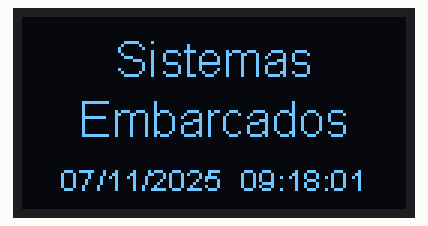
This sketch was run on a simulated ESP32. Shown: 128×64 one-colour display. What the sketch prints to the serial monitor is not drawn.

Above: at 1.1 s.
At 6.1 s:
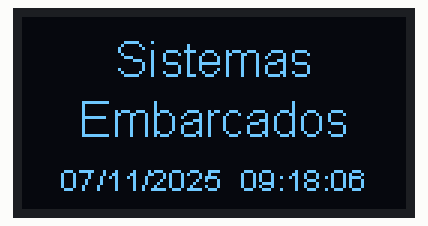
At 11.1 s:
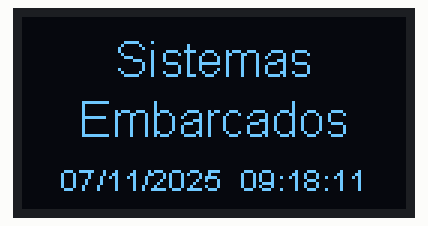
At 19.1 s:
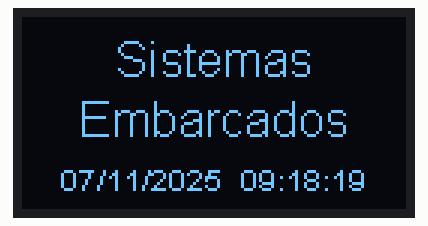
At 28.1 s:
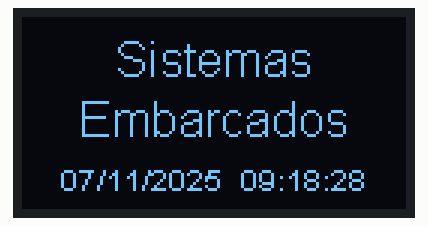
At 39.1 s:
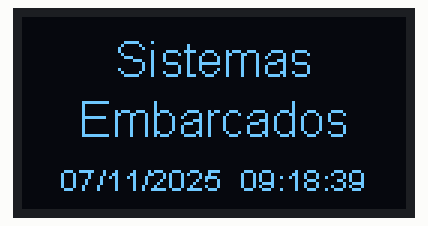

Measured:
- what the display in image 0 shows lasts 1.0 s, from 1.0 s to 2.0 s

The sketch:

oled_teste_.ino
```cpp
#include <Wire.h>
#include "SSD1306Wire.h"


SSD1306Wire display(0x3C, 21, 22);

// Variáveis para controle de tempo
unsigned long previousMillis = 0;
unsigned long interval = 1000;  // 1 segundo

int segundos = 0;
int minutos = 18;
int horas = 9;   // Ajuste manual da hora inicial
int dia = 7;     // Ajuste manual da data inicial
int mes = 11;
int ano = 2025;

void setup() {
  Serial.begin(115200);
  Serial.println("Iniciando display...");

  display.init();
  display.flipScreenVertically();
  display.clear();
  display.display();

  Serial.println("Sistema iniciado.");
}

void loop() {
  unsigned long currentMillis = millis();

  // Atualiza o "relógio" a cada segundo
  if (currentMillis - previousMillis >= interval) {
    previousMillis = currentMillis;
    segundos++;

    if (segundos >= 60) {
      segundos = 0;
      minutos++;
      if (minutos >= 60) {
        minutos = 0;
        horas++;
        if (horas >= 24) {
          horas = 0;
          dia++;
          // Aqui você pode adicionar lógica simples de mudança de mês/dia se quiser
        }
      }
    }

    // Exibe no display
    display.clear();
    display.setTextAlignment(TEXT_ALIGN_CENTER);

    // Título
    display.setFont(ArialMT_Plain_16);
    display.drawString(64, 5, "Sistemas");
    display.drawString(64, 25, "Embarcados");

    // Data e hora
    display.setFont(ArialMT_Plain_10);
    char dataStr[20];
    char horaStr[20];
    sprintf(dataStr, "%02d/%02d/%04d", dia, mes, ano);
    sprintf(horaStr, "%02d:%02d:%02d", horas, minutos, segundos);

    display.drawString(64, 48, String(dataStr) + "  " + String(horaStr));
    display.display();


    Serial.println(String(dataStr) + "  " + String(horaStr));
  }
}
```
